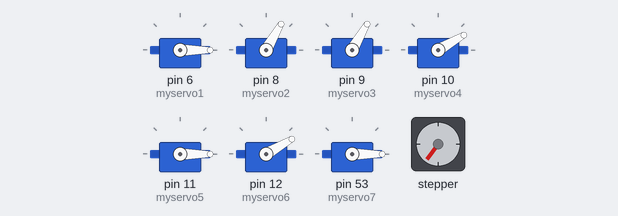
Simulated run of this sketch. Board: Arduino Mega 2560, built with avr-gcc and run on an emulated ATmega2560. On the bench: 7 × servo, stepper motor. Stepper angles assume 150 steps per turn; what the sketch prints to the serial monitor is not drawn.

Above: at 0.45 s.
At 5.4 s:
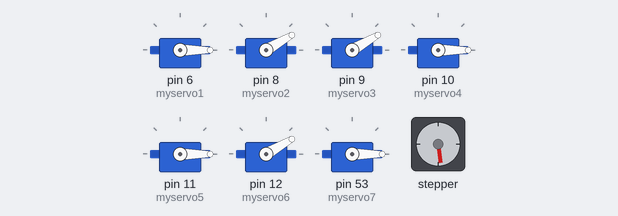
At 9.57 s:
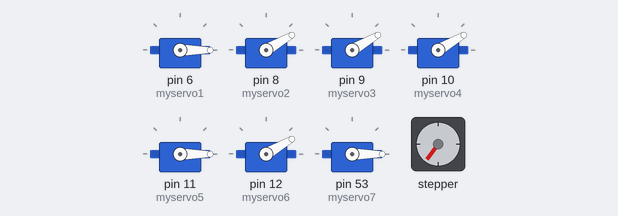
At 13.9 s:
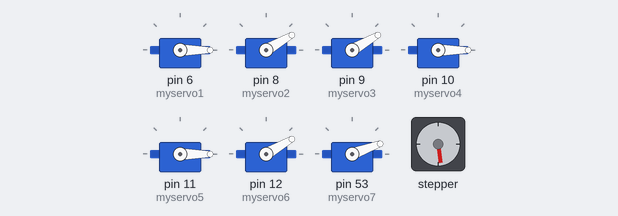
At 15.8 s:
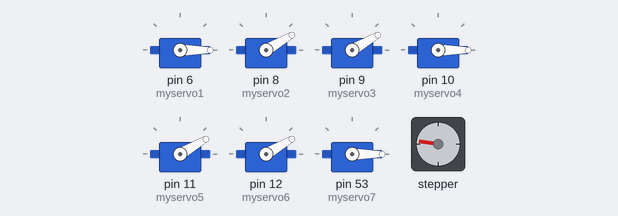
At 26.1 s:
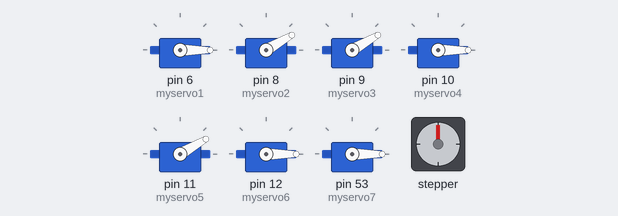
Timing chart, 0 to 27.6 s (numbered marks = the images above):
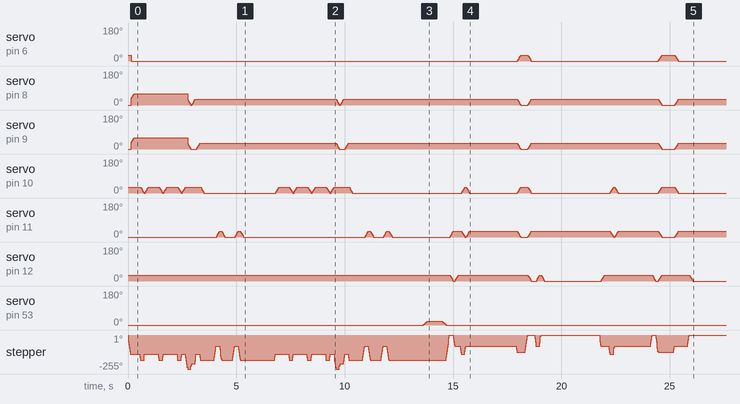

The sketch:

Flute_Default.ino
```cpp
#include <Servo.h>
#include <Stepper.h>
#define SIZE 200
#define OPEN 0
#define HALF 1
#define FULL 2

#define STEPSPR 150

Servo myservo1,myservo2,myservo3,myservo4,myservo5,myservo6,myservo7;  // create servo objects to control a servo. Twelve servo objects can be created on most boards

Stepper stepper(STEPSPR, 51,49,47,45);
int pos=0;
int posInit1=0,posInit2=30,posInit3=30,posInit4=0,posInit5=30,posInit6=0;   // variable to store the servo initial positions
int stepInit=0;
boolean offFlag = false;
int stepC=60,stepC_High=100,stepD=90,stepD_High=120,stepE=106,stepE_High=130,stepF=54,stepF_High=40,stepG=0,stepG_sharp=0,stepA=34,stepA_High=0,stepB=78;
int Open1=30,Open2=0,Open3=0,Open4=30,Open5=0,Open6=30;
int Half1=40,Half2=40,Half3=40,Half4=40,Half5=40,Half6=40;
int Full1=0,Full2=30,Full3=30,Full4=0,Full5=30,Full6=0;
int prevFlag1=0,prevFlag2=0,prevFlag3=0,prevFlag4=0,prevFlag5=0,prevFlag6=0;
int currFlag1=0,currFlag2=0,currFlag3=0,currFlag4=0,currFlag5=0,currFlag6=0;
int iFlute=0;
int t1,t2;
//flag = 0 for open
//flag = 1 for close
//Data for kal ho na ho
char noteFlute[SIZE]={'C','B','C','B','C','B','C','E','D','C','B','A','B','A','B','C','B','C','B','C','B','C','E','D','C','B','A','B','A','B','B','G','A','C','A','F','G','A','G','G','A','C','A','G','F','F','A','A','G'};
int timeFlute[SIZE]={0,642,857,1500,1714,2357,2571,2785,3000,3214,3428,4071,4285,4928,5142,6857,7500,7714,8357,8571,9214,9428,9643,9857,10071,10285,10928,11142,11785,12000,13714,14571,15000,15428,15642,18000,18428,18857,19072,21428,21857,22285,22500,24214,24428,24857,25285,25714,25928};
byte onOffFlute[SIZE]={1,1,1,1,1,1,1,1,1,1,1,1,1,1,1,1,1,1,1,1,1,1,1,1,1,1,1,1,1,1,0,1,1,1,1,1,1,1,1,1,1,1,1,1,1,1,1,1,1};

//Data for harry potter
//char noteFlute[SIZE]={'B','E','G','F','E','B','A','F','E','G','F','D','F','B','B','E','G','F','E','B','D','C','C','G','C','B','A','F','G','E','G','B','G','B','G','C','B','A','F','G','B','A','A','B','B','G','B','G','B','G','D','C','C','G','C','B','A','F','G','E'};
//int timeFlute[SIZE]={1500,1800,2250,2400,2700,3300,3600,4500,5400,5850,6000,6300,6900,7200,8700,9000,9450,9600,9900,10500,10800,11400,11700,12300,12600,13050,13200,13500,14100,14400,15900,16200,16800,17100,17700,18000,18600,18900,19500,19800,20250,20400,20700,21300,21600,23100,23400,24000,24300,24900,25200,25800,26100,26700,27000,27450,27600,27900,28500,28800};
//byte onOffFlute[SIZE]={1,1,1,1,1,1,1,1,1,1,1,1,1,1,1,1,1,1,1,1,1,1,1,1,1,1,1,1,1,1,1,1,1,1,1,1,1,1,1,1,1,1,1,1,1,1,1,1,1,1,1,1,1,1,1,1,1,1,1,1};

//data for baazigar
//char noteFlute[SIZE]={'D','D','C','D','A','D','D','D','C','D','A','D','D','C','D','A','D','D','D','C','D','A','D','D','C','D','A','D','D','D','C','D','A','D','D','C','D','A','D','D','D','C','D','A','D','D','C','D','A','D','D','D','C','D','A','D','D','C','D','A','D','D','D','C','D','A'};
//int timeFlute[SIZE]={1920,2640,2880,3120,3360,3840,4200,4560,4800,5040,5280,5760,6480,6720,6960,7200,7680,8040,8400,8640,8880,9120,9600,10320,10560,10800,11040,11520,11880,12240,12480,12720,12960,13440,14160,14400,14640,14880,15360,15720,16080,16320,16560,16800,17280,18000,18240,18480,18720,19200,19560,19920,20160,20400,20640,21120,21840,22080,22320,22560,23040,23400,23760,24000,24240,24480};
//byte onOffFlute[SIZE]={1,1,1,1,1,1,1,1,1,1,1,1,1,1,1,1,1,1,1,1,1,1,1,1,1,1,1,1,1,1,1,1,1,1,1,1,1,1,1,1,1,1,1,1,1,1,1,1,1,1,1,1,1,1,1,1,1,1,1,1,1,1,1,1,1,1};

//Data for ek ladki ko dekha
//char noteFlute[SIZE]={'G','C','C','B','C','D','B','C','D','B','C','D','B','C','C','D','B','C','D','B','B','C','D','D','B','C','D','B','C','C','C','C','B','C','C','G','B','A','B','C','C','B','G','B','A','B','C','C','B','G','B','A','A','A','A','G','G','E','F','A','G','G','G','G','F','F','E','F','A','G','G','G','A','A','F','A','C','A','G','G','G','G','G','B','C','E','D','D','D','B','B','G','B','C','E','D','C','D','D','B','C','D','B','C','D','B','C','E','B','C','C','G','B','C','D','C','G','B','C','D','C','G','C','C','C','G','A','E','F','A','G','G','B','C','D','C','G','B','C','D','C','G','C','C','C','G','A','E','F','A','G'};
//int timeFlute[SIZE]={0,8571,11125,11526,11964,12625,13241,13669,14334,14995,15370,16062,16250,16700,17120,21450,21861,22267,22964,23584,23959,24607,24674,25303,25620,25691,26370,26441,26973,27428,28316,28683,28928,29580,29843,30071,30285,30651,30879,31803,32089,32625,33017,33718,34080,34321,35227,35571,35959,36428,37098,37473,37709,38464,38575,38674,39392,39504,39852,40165,40513,40816,41107,41843,42004,42839,42892,43303,43665,43915,44303,44589,45410,45812,46120,46781,46973,47383,47785,47991,48687,48892,49285,50142,50464,50785,51174,51424,52330,52714,53165,53250,53589,53870,54241,54558,54857,60040,63049,63392,63468,64071,64660,65133,65816,66433,66830,67495,67696,68200,68647,70482,81000,81424,81803,81901,82285,84428,84852,85232,85330,85714,87857,88281,88583,88660,88758,89142,91285,91709,92089,92571,94714,95138,95517,95616,96000,98142,98566,98946,99044,99428,101571,101995,102271,102375,102473,102857,105000,105424,105803,106285};
//byte onOffFlute[SIZE]={0,1,1,1,1,1,1,1,1,1,1,1,1,1,1,1,1,1,1,1,1,0,1,1,0,1,1,1,1,1,1,1,0,1,1,0,1,1,1,1,1,0,1,1,1,1,1,1,0,1,1,1,1,1,0,1,1,0,1,1,1,1,1,1,1,1,0,1,1,1,1,1,1,1,0,1,1,1,1,1,1,1,1,1,1,1,1,1,1,1,1,0,1,1,1,1,1,1,1,0,1,1,1,1,1,1,1,1,1,1,1,0,1,1,1,1,1,1,1,1,1,1,1,1,0,1,1,1,1,1,1,1,1,1,1,1,1,1,1,1,1,1,1,1,0,1,1,1,1,1,1,1};

//Data for vande mataram
//char noteFlute[SIZE]={'C','D','F','G','F','G','F','G','B','C','B','C','C','C','D','A','B','A','G','G','G','A','F','E','D','D','D','D','D','G','F','E','D','E','D','C','C','C','D','F','G','F','G','G','G','B','A','A','A','G','F','G','B','C','B','C','F','G','B','B','B','B','B','B','B','C','B','C','B','C','B','B','B','B','B','C','B','C','B','C','D','C','B','A','B','A','A','A','G','D','D','D','F','F','F','E','D','D','D','D','D','A','B','A','G','A','G','F','G','B','B','B','B','B','B','B','B','B','C','B','C','F','G','B','C','B','C','F','G','B','C','B','C','G'};
//int timeFlute[SIZE]={0,666,1666,2000,2333,2666,5333,6000,7000,7333,7666,8000,10616,10666,11000,11340,11833,12333,12666,13283,13333,13666,14006,15000,15333,15950,16000,16283,16333,16666,17000,17333,18000,18333,18666,19000,21283,21333,22000,22333,22666,23000,23333,24283,24333,24666,25000,25283,25333,25666,26666,27333,28333,28666,29000,29333,32000,32666,33333,33950,34000,34616,34666,34950,35000,35333,35666,36000,37000,37333,38666,39283,39333,39616,39666,40000,40333,40666,41333,41666,42000,42333,42666,43000,43333,43666,43950,44000,44333,45333,45616,45666,46000,46283,46333,46666,47000,47950,48000,48283,48333,48666,49006,49333,49666,50333,50666,52000,52333,52666,53283,53333,53616,53666,53950,54000,54950,55000,55333,55666,56000,57333,58000,59000,59333,59666,60000,62666,63333,64333,64666,65000,65333,65500};
//byte onOffFlute[SIZE]={1,1,1,1,1,1,1,1,1,1,1,1,0,1,1,1,1,1,1,0,1,1,1,1,1,0,1,0,1,1,1,1,1,1,1,1,0,1,1,1,1,1,1,0,1,1,1,0,1,1,1,1,1,1,1,1,1,1,1,0,1,0,1,0,1,1,1,1,1,1,1,0,1,0,1,1,1,1,1,1,1,1,1,1,1,1,0,1,1,1,0,1,1,0,1,1,1,0,1,0,1,1,1,1,1,1,1,1,1,1,0,1,0,1,0,1,0,1,1,1,1,1,1,1,1,1,1,1,1,1,1,1,1,O};

//Data For Are re re ye kya hua song :P
//char noteFlute[SIZE]={'A','B','C','A','E','D','C','B','A','B','C','A','F','E','A','B','C','A','E','D','C','B','C','D','E','B','C','B','A','G'};
//int timeFlute[SIZE]={5615,5824,6032,6263,6699,7166,7870,8050,9203,9435,9638,9842,10287,10708,12745,12953,13166,13388,13828,14287,14953,15162,16032,16287,16439,16685,16888,17379,17800,17900};
//byte onOffFlute[SIZE]={1,1,1,1,1,1,1,1,1,1,1,1,1,1,1,1,1,1,1,1,1,1,1,1,1,1,1,1,1,0};

//Data for raghupati raghav
//char noteFlute[SIZE]={'D','D','D','G','G','G','G','F','G','A','G','F','E','F','A','A','A','C','B','C','A','A','A','G','A','G','F','E','F','A','G','G','G','B','B','B','B','B','A','G','A','C','C','C','B','C','A','A','A','C','C','C','D','D','D','C','A','A','G'};
//int timeFlute[SIZE]={72,190,552,796,1036,1194,1516,1996,2232,2472,2712,2956,3436,3916,4872,5570,5832,6316,6796,7276,7752,8236,9196,9672,10152,10392,10632,11116,11596,12552,13032,13226,13516,15432,16074,16396,17098,17356,18316,18796,19272,19756,19974,20232,20712,21196,23116,23350,23592,24076,24438,24556,25036,25996,26476,26956,27916,28392,28876};
//byte onOffFlute[SIZE]={1,0,1,1,1,0,1,1,1,1,1,1,1,1,1,0,1,1,1,1,1,1,1,1,1,1,1,1,1,1,1,0,1,1,0,1,0,1,1,1,1,1,0,1,1,1,1,0,1,1,0,1,1,1,1,1,1,1,1};

void setup() {
  Serial.begin(9600);
  myservo1.attach(6);
  myservo2.attach(8);
  myservo3.attach(9);
  myservo4.attach(10);
  myservo5.attach(11);
  myservo6.attach(12);
  myservo7.attach(53);
  stepper.setSpeed(200);
  myservo1.write(30);
  myservo2.write(0);
  myservo3.write(0);
  myservo4.write(30);
  myservo5.write(0);
  myservo6.write(30);
  myservo7.write(0);
  //t1=millis();
}

void loop()
{
  if(1){
    t1=millis();
    while(1){
      t2=millis();
      Serial.println(t1);
      Serial.println(t2);
      if (abs((t2-t1) - timeFlute[iFlute])<140) fluteCall();
      //if (abs((t2-t1) - timeFlute[iFlute])<=0) fluteCall();
      else if((t2-t1)>timeFlute[iFlute]) {
        //iFlute++;
        Serial.print("Timer Flute Overflow : ");
        Serial.println(t2-t1);
      }
    }
  }
  else Serial.println("pinOff");
}

void fluteCall(){
  Serial.print("Timer : ");
  Serial.print(t2-t1);
  Serial.print(" Flute : ");
  Serial.print(timeFlute[iFlute]);
  Serial.print("  "); //Serial.println(noteFlute[iFlute]);
  //Serial.print(flute);
  //Serial.print("  ");
  if(onOffFlute[iFlute]==0) {
        if(offFlag==false){
              for (pos = 0; pos <=20 ; pos += 1)
              {
                myservo7.write(pos);
                delay(10);
                offFlag = true;
              }
            }
            Serial.println(noteFlute[iFlute]);
    iFlute++;
  }
  else if(onOffFlute[iFlute]==1){
      switch(noteFlute[iFlute]){
      case 'A':
            if(offFlag==true){
              for (pos = 20; pos >=0 ; pos -= 1)
              {
                myservo7.write(pos);
                delay(10);
              }
              offFlag = false;
            }
            Serial.println(noteFlute[iFlute]);
            A();
            break;
      case 'B':
            if(offFlag==true){
              for (pos = 20; pos >=0 ; pos -= 1)
              {
                myservo7.write(pos);
                delay(10);
              }
              offFlag = false;
            }
            Serial.println(noteFlute[iFlute]);
            B();
        break;
      case 'C':
            if(offFlag==true){
              for (pos = 20; pos >=0 ; pos -= 1)
              {
                myservo7.write(pos);
                delay(10);
              }
              offFlag = false;
            }
            Serial.println(noteFlute[iFlute]);
            C();
        break;
     case 'D':
            if(offFlag==true){
              for (pos = 20; pos >=0 ; pos -= 1)
              {
                myservo7.write(pos);
                delay(10);
              }
              offFlag = false;
            }
            Serial.println(noteFlute[iFlute]);
            D();
            break;
     case 'E':
            if(offFlag==true){
              for (pos = 20; pos >=0 ; pos -= 1)
              {
                myservo7.write(pos);
                delay(10);
              }
              offFlag = false;
            }
            Serial.println(noteFlute[iFlute]);
            E();
        break;
     case 'F':
            if(offFlag==true){
              for (pos = 20; pos >=0 ; pos -= 1)
              {
                myservo7.write(pos);
                delay(10);
              }
              offFlag = false;
            }
            Serial.println(noteFlute[iFlute]);
            F_note();
        break;
     case 'G':
            if(offFlag==true){
              for (pos = 20; pos >=0 ; pos -= 1)
              {
                myservo7.write(pos);
                delay(10);
              }
              offFlag = false;
            }
            Serial.println(noteFlute[iFlute]);
            G();
        break;
      default:
             if(offFlag==false){
            for (pos = 0; pos <=20 ; pos += 1)
            {
              myservo7.write(pos);
              delay(10);
              offFlag = true;
            }
         }
    }
    iFlute++;
  }
  return;
}
```

Notes__1_.ino
```cpp
void C(){
  pressure(stepInit,stepC);
  currFlag1 = 1;
  currFlag2 = 1;
  currFlag3 = 1;
  currFlag4 = 0;
  currFlag5 = 0;
  currFlag6 = 0;
  newNote();
  posInit1=0;
  posInit2=30;
  posInit3=30;
  posInit4=30;
  posInit5=0;
  posInit6=30;
}

void C_High(){
  pressure(stepInit,stepC_High);
  currFlag1 = 1;
  currFlag2 = 1;
  currFlag3 = 1;
  currFlag4 = 0;
  currFlag5 = 0;
  currFlag6 = 0;
  newNote();
  posInit1=3;
  posInit2=63;
  posInit3=63;
  posInit4=32;
  posInit5=32;
  posInit6=32;
}

void D(){
  pressure(stepInit,stepD);
  currFlag1 = 1;
  currFlag2 = 1;
  currFlag3 = 0;
  currFlag4 = 0;
  currFlag5 = 0;
  currFlag6 = 0;
  newNote();
  posInit1=0;
  posInit2=30;
  posInit3=0;
  posInit4=30;
  posInit5=0;
  posInit6=30;
}

void D_High(){
  pressure(stepInit,stepD_High);
  currFlag1 = 1;
  currFlag2 = 1;
  currFlag3 = 0;
  currFlag4 = 0;
  currFlag5 = 0;
  currFlag6 = 0;
  newNote();
  posInit1=3;
  posInit2=63;
  posInit3=39;
  posInit4=32;
  posInit5=32;
  posInit6=32;
}

void E(){
  pressure(stepInit,stepE);
  currFlag1 = 1;
  currFlag2 = 0;
  currFlag3 = 0;
  currFlag4 = 0;
  currFlag5 = 0;
  currFlag6 = 0;
  newNote();
  posInit1=0;
  posInit2=0;
  posInit3=0;
  posInit4=30;
  posInit5=0;
  posInit6=30;
}

void F_note(){
  pressure(stepInit,stepF);
  currFlag1 = 0;
  currFlag2 = 0;
  currFlag3 = 0;
  currFlag4 = 0;
  currFlag5 = 0;
  currFlag6 = 0;
  newNote();
  posInit1=30;
  posInit2=0;
  posInit3=0;
  posInit4=30;
  posInit5=0;
  posInit6=30;
}

void F_High(){
  pressure(stepInit,stepF_High);
  currFlag1 = 0;
  currFlag2 = 0;
  currFlag3 = 0;
  currFlag4 = 0;
  currFlag5 = 0;
  currFlag6 = 0;
  newNote();
  posInit1=32;
  posInit2=39;
  posInit3=39;
  posInit4=32;
  posInit5=32;
  posInit6=32;}

void G(){
  pressure(stepInit,stepG);
  currFlag1 = 1;
  currFlag2 = 1;
  currFlag3 = 1;
  currFlag4 = 1;
  currFlag5 = 1;
  currFlag6 = 1;
  newNote();
  posInit1=0;
  posInit2=30;
  posInit3=30;
  posInit4=0;
  posInit5=30;
  posInit6=0;
}

void G_High(){
  pressure(stepInit,stepG_sharp);
  currFlag1 = 1;
  currFlag2 = 1;
  currFlag3 = 1;
  currFlag4 = 1;
  currFlag5 = 1;
  currFlag6 = 1;
  newNote();
  posInit1=3;
  posInit2=63;
  posInit3=63;
  posInit4=3;
  posInit5=3;
  posInit6=3;}

void A(){
  pressure(stepInit,stepA);
  currFlag1 = 1;
  currFlag2 = 1;
  currFlag3 = 1;
  currFlag4 = 1;
  currFlag5 = 1;
  currFlag6 = 0;
  newNote();
  posInit1=0;
  posInit2=30;
  posInit3=30;
  posInit4=0;
  posInit5=30;
  posInit6=30;
}

void A_High(){
  pressure(stepInit,stepA_High);

  currFlag1 = 1;
  currFlag2 = 1;
  currFlag3 = 1;
  currFlag4 = 1;
  currFlag5 = 1;
  currFlag6 = 0;
  newNote();
  posInit1=3;
  posInit2=63;
  posInit3=63;
  posInit4=3;
  posInit5=3;
  posInit6=32;
}

void B(){
  pressure(stepInit,stepB);
  currFlag1 = 1;
  currFlag2 = 1;
  currFlag3 = 1;
  currFlag4 = 1;
  currFlag5 = 0;
  currFlag6 = 0;
  newNote();
  posInit1=0;
  posInit2=30;
  posInit3=30;
  posInit4=0;
  posInit5=0;
  posInit6=30;
}
```

Pressure.ino
```cpp
void pressure(int &stepInit, int stepFinal){
  stepper.step((stepInit - stepFinal));
  stepInit = stepFinal;
 }
void newNote(){
  for(int i=0;i<=30;i++)
  {
    if (prevFlag1>currFlag1) myservo1.write(posInit1+i);
      else if(prevFlag1<currFlag1) myservo1.write(posInit1-i);
    if (prevFlag2>currFlag2) myservo2.write(posInit2-i);
      else if(prevFlag2<currFlag2) myservo2.write(posInit2+i);
    if (prevFlag3>currFlag3) myservo3.write(posInit3-i);
      else if(prevFlag3<currFlag3) myservo3.write(posInit3+i);
    if (prevFlag4>currFlag4) myservo4.write(posInit4+i);
      else if(prevFlag4<currFlag4) myservo4.write(posInit4-i);
    if (prevFlag5>currFlag5) myservo5.write(posInit5-i);
      else if(prevFlag5<currFlag5) myservo5.write(posInit5+i);
    if (prevFlag6>currFlag6) myservo6.write(posInit6+i);
      else if(prevFlag6<currFlag6) myservo6.write(posInit6-i);

        delay(5);
  }
  prevFlag1=currFlag1;
  prevFlag2=currFlag2;
  prevFlag3=currFlag3;
  prevFlag4=currFlag4;
  prevFlag5=currFlag5;
  prevFlag6=currFlag6;
}
```

Measured:
- by itself, servo on pin 53 (myservo7): rises from 0° to 20° in 0.19 s, then falls to 0° in 0.87 s
